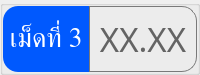
                     <widget class="QGroupBox" name="thickness_val_group_3">
                      <property name="minimumSize">
                       <size>
                        <width>0</width>
                        <height>0</height>
                       </size>
                      </property>
                      <property name="maximumSize">
                       <size>
                        <width>16777215</width>
                        <height>60</height>
                       </size>
                      </property>
                      <property name="styleSheet">
                       <string notr="true">color: rgb(255, 255, 255);</string>
                      </property>
                      <layout class="QHBoxLayout" name="horizontalLayout_17">
                       <property name="spacing">
                        <number>0</number>
                       </property>
                       <property name="leftMargin">
                        <number>0</number>
                       </property>
                       <property name="topMargin">
                        <number>0</number>
                       </property>
                       <property name="rightMargin">
                        <number>0</number>
                       </property>
                       <property name="bottomMargin">
                        <number>0</number>
                       </property>
                       <item>
                        <widget class="QLabel" name="thickness_val_title_3">
                         <property name="minimumSize">
                          <size>
                           <width>80</width>
                           <height>0</height>
                          </size>
                         </property>
                         <property name="maximumSize">
                          <size>
                           <width>110</width>
                           <height>16777215</height>
                          </size>
                         </property>
                         <property name="font">
                          <font>
                           <family>Kanit</family>
                           <pointsize>20</pointsize>
                           <italic>false</italic>
                           <bold>false</bold>
                           <underline>false</underline>
                           <strikeout>false</strikeout>
                          </font>
                         </property>
                         <property name="styleSheet">
                          <string notr="true">background-color: #0059fe;
border-top-left-radius: 15px;
border-bottom-left-radius: 15px;</string>
                         </property>
                         <property name="text">
                          <string>เม็ดที่ 3</string>
                         </property>
                         <property name="alignment">
                          <set>Qt::AlignmentFlag::AlignCenter</set>
                         </property>
                        </widget>
                       </item>
                       <item>
                        <widget class="QFrame" name="thickness_val_frame_3">
                         <property name="minimumSize">
                          <size>
                           <width>0</width>
                           <height>0</height>
                          </size>
                         </property>
                         <property name="styleSheet">
                          <string notr="true">border: solid;
border-width: 1px;
border-color: rgb(121, 121, 121);
border-top-right-radius: 15px;
border-bottom-right-radius: 15px;</string>
                         </property>
                         <property name="frameShape">
                          <enum>QFrame::Shape::StyledPanel</enum>
                         </property>
                         <property name="frameShadow">
                          <enum>QFrame::Shadow::Raised</enum>
                         </property>
                         <layout class="QHBoxLayout" name="horizontalLayout_18">
                          <item>
                           <widget class="QPushButton" name="thickness_val_3">
                            <property name="font">
                             <font>
                              <family>Kanit</family>
                              <pointsize>25</pointsize>
                             </font>
                            </property>
                            <property name="styleSheet">
                             <string notr="true">border: none;
color: rgb(100, 100, 100);</string>
                            </property>
                            <property name="text">
                             <string>XX.XX</string>
                            </property>
                           </widget>
                          </item>
                         </layout>
                        </widget>
                       </item>
                      </layout>
                     </widget>
